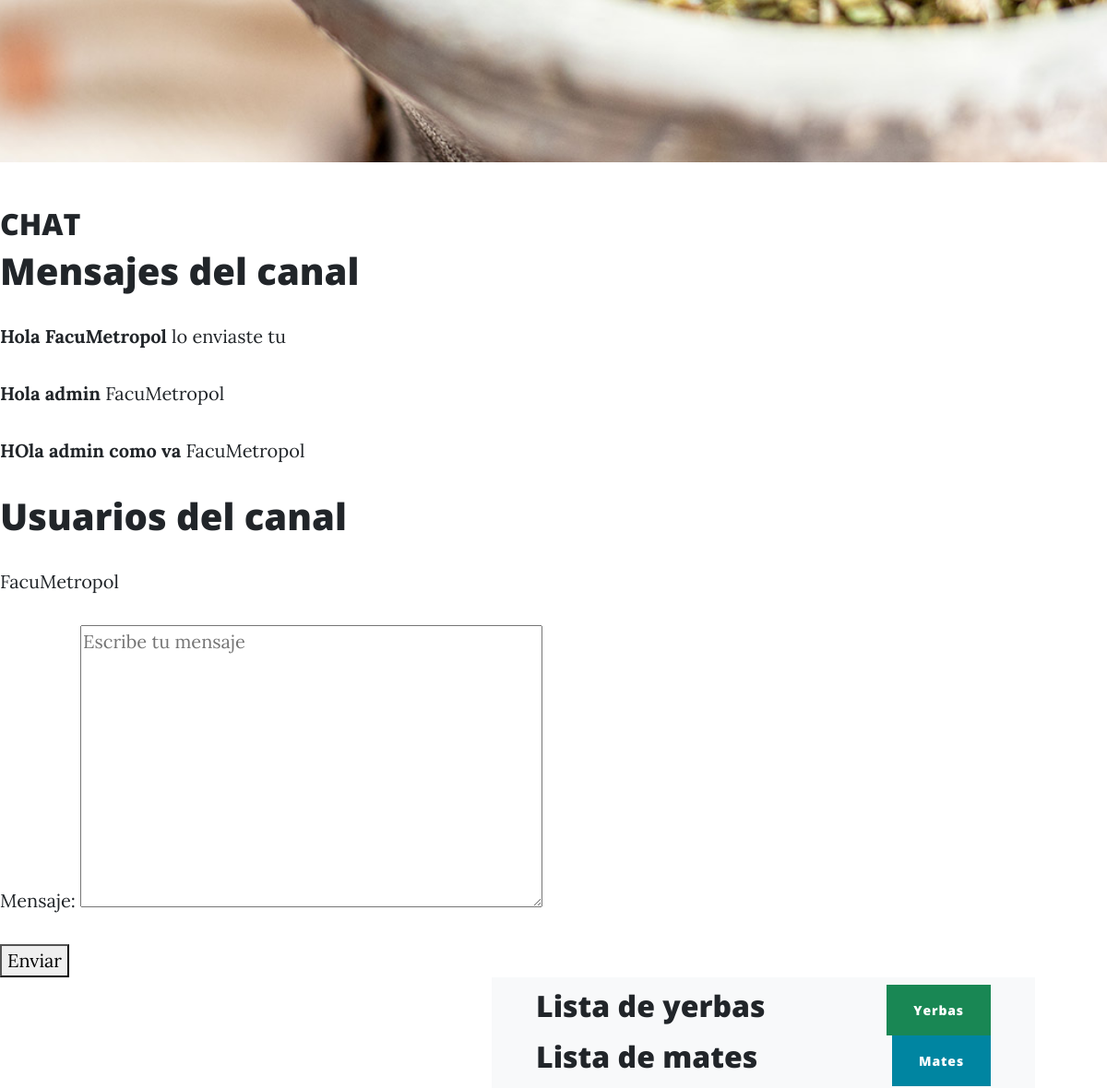
The page /canal/aa397bd022644bd5b43f473fc1e78439 (signed in, middle part) on the database as committed earlier.
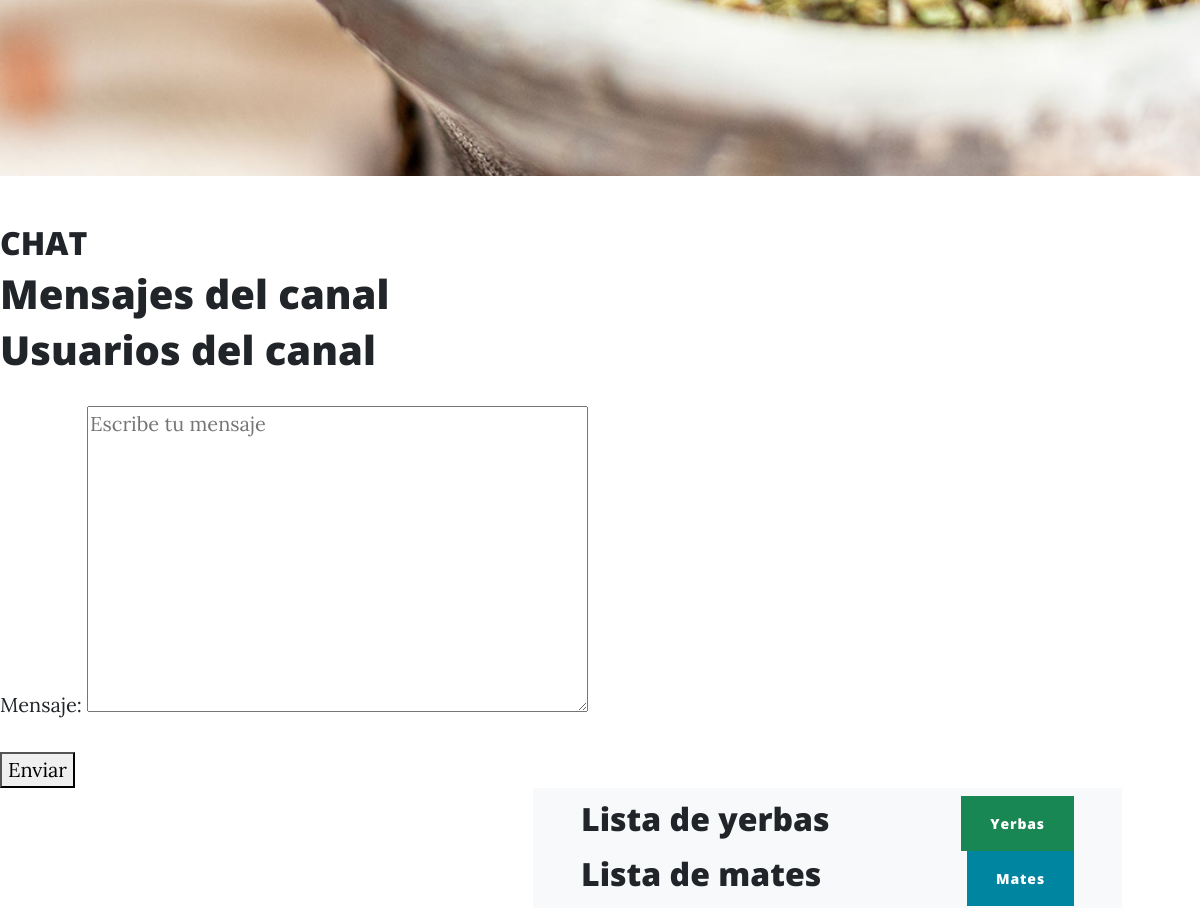
The same page on the database as committed later.
### DM/models.py (models this page shows)
class ModelBase(models.Model):
    id = models.UUIDField(default=uuid.uuid4, primary_key=True, db_index=True, editable=False)
    tiempo = models.DateTimeField(auto_now_add=True)
    actualizar = models.DateTimeField(auto_now=True)
    class Meta:
        abstract = True

class CanalMensaje(ModelBase):
    canal = models.ForeignKey('Canal', on_delete=models.CASCADE)
    usuario = models.ForeignKey(User, on_delete=models.CASCADE)
    texto = models.TextField()

class CanalUsuario(ModelBase):
    canal = models.ForeignKey('Canal', null=True, on_delete=models.SET_NULL)
    usuario = models.ForeignKey(User, on_delete=models.CASCADE)

### DM/views.py (the view)
class CanalDetailView(LoginRequiredMixin, CanalFormMixin, DetailView):
    template_name='AppPrueba/canal_detail.html'
    queryset = Canal.objects.all()
    def get_context_data(self, *args, **kwargs):
        context = super().get_context_data(*args, **kwargs)
        obj = context['object']
        print(obj)
        context['si_canal_miembro'] = self.request.user in obj.usuarios.all()
        return context

### DM/forms.py
class FormMensajes(forms.Form):
    mensaje = forms.CharField(widget=forms.Textarea(attrs = {
        'class': 'formulario_ms',
        'placeholder':'Escribe tu mensaje'
    }))

### AppPrueba/templates/AppPrueba/canal_detail.html (shortened to what this page needs)
{% extends 'AppPrueba/index.html' %}
{% load static %}
{% block contenido_que_cambia %}
<h2>CHAT</h2>
<h1>Mensajes del canal</h1>
{% for mensaje in object.canalmensaje_set.all %}
{% if request.user == mensaje.usuario %}
<p>
    <strong>
        {{mensaje.texto}}
    </strong>
    <span>
        lo enviaste tu
    </span>
</p>
{% else %}
<p>
    <strong>
        {{mensaje.texto}}
    </strong>
    <span>
        {{mensaje.usuario}}
    </span>
</p>
{% endif %}
{% endfor %}
<h1>Usuarios del canal</h1>
{% for usuarios in object.canalusuario_set.all %}
    <p>
        {{usuarios.usuario}}
    </p>
{% endfor %}
    <form id='form_submit' action='{{ request.path }}' method="POST">
        {{form.as_p}}
        <button type="submit">
            Enviar
        </button>
    </form>
{% endblock %}

Rows that differ between the two databases and show on the page:
removed CanalMensaje: texto "Hola FacuMetropol"
removed CanalMensaje: texto "Hola admin", usuario "FacuMetropol"
removed CanalMensaje: texto "HOla admin como va", usuario "FacuMetropol"
removed CanalUsuario: usuario "FacuMetropol"
